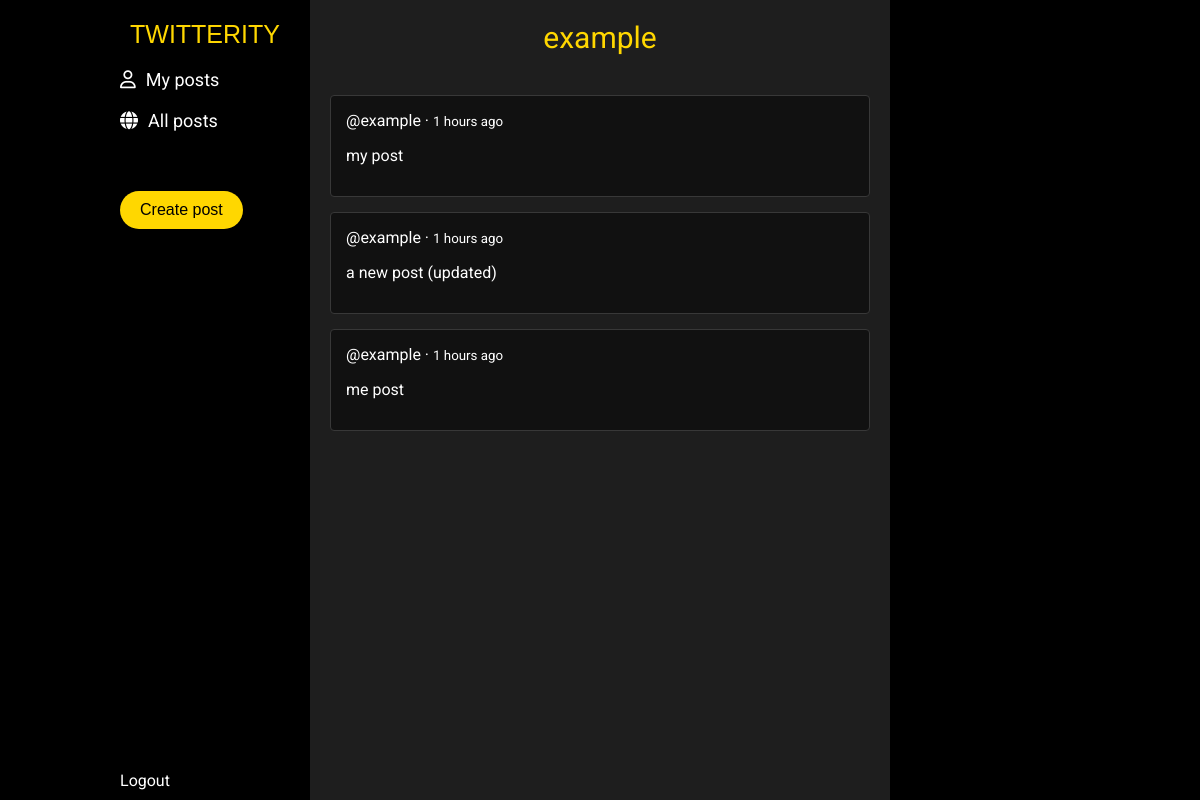
The app's page /posts (signed in), older data.
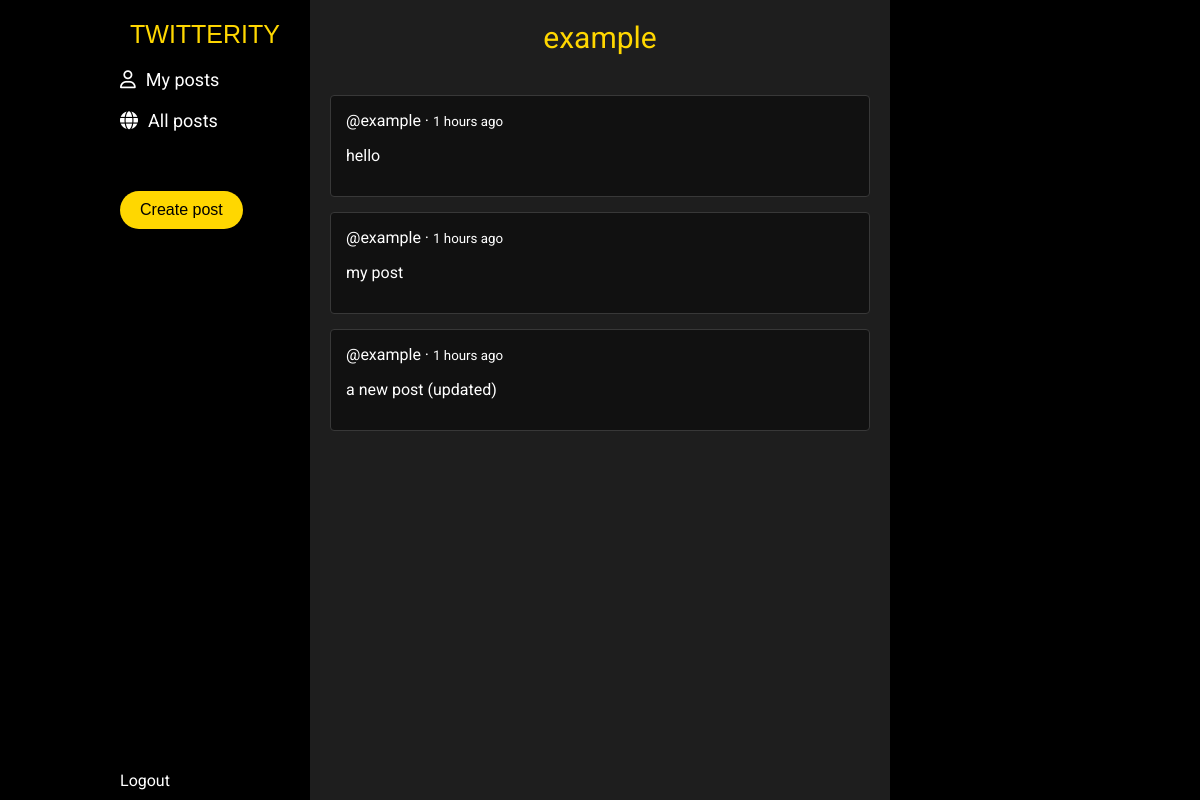
The same page, newer data.
### tables this page shows
CREATE TABLE posts (
                id INTEGER PRIMARY KEY AUTOINCREMENT,
                user_id INTEGER NOT NULL,
                content TEXT NOT NULL,
                created_at DATETIME DEFAULT CURRENT_TIMESTAMP,
                FOREIGN KEY (user_id) REFERENCES users(id)
            );

### controllers/PageController.php (called while the page is built, shortened)
<?php
require_once __DIR__ . '/PostController.php';
class PageController {
    public static function posts() {
        $posts = PostController::getAllPosts();
        $userId = Auth::getCurrentUserId();
        View::renderWithLayout('partials/posts-content', [
            'posts' => $posts,
            'userId' => $userId,
            'pageTitle' => 'All Posts',
            'includeFontAwesome' => true,
            'includeJQuery' => true,
            'includeScript' => true
        ]);
    }
}

### classes/Router.php (called while the page is built, shortened)
<?php
class Router {
    private static $routes = [];
    private static function addRoute($methods, $uri, $controller, $action) {
        if (!is_array($methods)) {
            $methods = [$methods];
        }
        foreach ($methods as $method) {
            self::$routes[$method][$uri] = [
                'controller' => $controller,
                'action' => $action
            ];
        }
    }
    public static function dispatch() {
        $method = $_SERVER['REQUEST_METHOD'];
        $uri = self::getUri();
        if (isset(self::$routes[$method][$uri])) {
            return self::executeRoute(self::$routes[$method][$uri]);
        }
    }
    private static function getUri() {
        $uri = $_SERVER['REQUEST_URI'];
        return $uri;
    }
    private static function executeRoute($route) {
        $controllerName = $route['controller'];
        if (strpos($controllerName, '::') !== false) {
            list($class, $method) = explode('::', $controllerName);
            if (class_exists($class) && method_exists($class, $method)) {
                return $class::$method();
            }
        }
    }
}

### index.php (called while the page is built, shortened)
<?php
require_once __DIR__ . '/classes/Environment.php';
require_once __DIR__ . '/classes/Database.php';
require_once __DIR__ . '/classes/Post.php';
require_once __DIR__ . '/classes/Router.php';
require_once __DIR__ . '/controllers/PostController.php';
require_once __DIR__ . '/controllers/PageController.php';
Router::dispatch();

### classes/Environment.php (called while the page is built, shortened)
<?php
class Environment {
    private static $env = [];
    public static function load($filePath = '.env') {
        $lines = file($filePath, FILE_IGNORE_NEW_LINES | FILE_SKIP_EMPTY_LINES);
        foreach ($lines as $line) {
            if (strpos($line, '=') !== false) {
                list($key, $value) = explode('=', $line, 2);
                $key = trim($key);
                $value = trim($value);
                self::$env[$key] = $value;
            }
        }
    }
    public static function get($key, $default = null) {
        return self::$env[$key] ?? $default;
    }
}

### classes/Database.php (called while the page is built, shortened)
<?php
require_once __DIR__ . '/Environment.php';
class Database {
    private static $instance = null;
    private $connection;
    private $dbType;
    private $config;
    private function __construct() {
        $this->dbType = Environment::get('DB_TYPE', 'sqlite');
    }
    public static function getInstance() {
        if (self::$instance === null) {
            self::$instance = new self();
        }
        return self::$instance;
    }
    private function loadConfig() {
        if ($this->dbType === 'mysql') {
            $this->config = [
                'host' => Environment::get('DB_MYSQL_HOST', 'localhost'),
                'port' => Environment::get('DB_MYSQL_PORT', '3306'),
                'database' => Environment::get('DB_MYSQL_DATABASE', 'twitterity'),
                'username' => Environment::get('DB_MYSQL_USERNAME', 'root'),
                'password' => Environment::get('DB_MYSQL_PASSWORD', ''),
                'charset' => Environment::get('DB_MYSQL_CHARSET', 'utf8mb4')
            ];
        } else {
            $this->config = [
                'path' => Environment::get('DB_SQLITE_PATH', 'database.sqlite')
            ];
        }
    }
    private function connect() {
        try {
            if ($this->dbType === 'mysql') {
                $dsn = "mysql:host={$this->config['host']};port={$this->config['port']};dbname={$this->config['database']};charset={$this->config['charset']}";
                $this->connection = new PDO($dsn, $this->config['username'], $this->config['password']);
            } else {
                $sqlitePath = __DIR__ . '/../' . $this->config['path'];
                $this->connection = new PDO('sqlite:' . $sqlitePath);
            }
            $this->connection->setAttribute(PDO::ATTR_ERRMODE, PDO::ERRMODE_EXCEPTION);
            $this->connection->setAttribute(PDO::ATTR_DEFAULT_FETCH_MODE, PDO::FETCH_ASSOC);
        } catch (PDOException $e) {
            die("Error: Database connection failed. " . $e->getMessage());
        }
    }
    private function createSQLiteTables() {
        $this->connection->exec("
            CREATE TABLE IF NOT EXISTS users (
                id INTEGER PRIMARY KEY AUTOINCREMENT,
                name TEXT NOT NULL,
                email TEXT UNIQUE NOT NULL,
                password TEXT NOT NULL,
                created_at DATETIME DEFAULT CURRENT_TIMESTAMP
            )
        ");
        $this->connection->exec("
            CREATE TABLE IF NOT EXISTS posts (
                id INTEGER PRIMARY KEY AUTOINCREMENT,
                user_id INTEGER NOT NULL,
                content TEXT NOT NULL,
                created_at DATETIME DEFAULT CURRENT_TIMESTAMP,
                FOREIGN KEY (user_id) REFERENCES users(id)
            )
        ");
    }
    public function prepare($sql) {
        return $this->connection->prepare($sql);
    }
}

### classes/Post.php (called while the page is built, shortened)
<?php
require_once 'Database.php';
class Post {
    public static function getAllPostsWithUsers() {
        $db = Database::getInstance();
        $stmt = $db->prepare("
            SELECT posts.*, users.name, users.email
            FROM posts
            JOIN users ON posts.user_id = users.id
            ORDER BY posts.created_at DESC
        ");
        $stmt->execute();
        return $stmt->fetchAll();
    }
    public static function calculateTimeAgo($datetime) {
        $now = new DateTime();
        $created_at = new DateTime($datetime);
        $diff = $now->diff($created_at);
        if ($diff->y > 0) {
            return $diff->y . ' years ago';
        } elseif ($diff->m > 0) {
            return $diff->m . ' months ago';
        } elseif ($diff->d > 0) {
            return $diff->d . ' days ago';
        } elseif ($diff->h > 0) {
            return $diff->h . ' hours ago';
        } elseif ($diff->i > 0) {
            return $diff->i . ' minutes ago';
        } elseif ($diff->s > 0) {
            return $diff->s . ' seconds ago';
        }
        return 'just now';
    }
}

### controllers/PostController.php (called while the page is built, shortened)
<?php
require_once __DIR__ . '/../classes/Post.php';
class PostController {
    public static function getAllPosts() {
        return Post::getAllPostsWithUsers();
    }
}

### views/partials/posts-content.php (the view, shortened to what the changed rows need)
<div class="wrapper">
    <div class="main">
        <div class="vievpost">
            <div class="postlist">
                <?php if (!empty($posts)): ?>
                    <?php foreach ($posts as $post): ?>
                        <div class="vievpostitem" id="post-<?php echo $post['id']; ?>">
                            <div class="post-actions">
                                <?php $time_ago = Post::calculateTimeAgo($post['created_at']); ?>
                                <?php echo '@' . htmlspecialchars($post['name']) . ' &middot ' . '<small>' . $time_ago . '</small>' ?>
                                <p><?php echo htmlspecialchars($post['content']); ?></p>
                            </div>
                        </div>
                    <?php endforeach; ?>
                <?php else: ?>
                    <p>Немає постів.</p>
                <?php endif; ?>
            </div>
        </div>
    </div>
</div>

Row changes from the older to the newer data that the page shows:
removed posts: name "example", created_at "1 hours ago", content "me post"
added posts: name "example", created_at "1 hours ago", content "hello"
